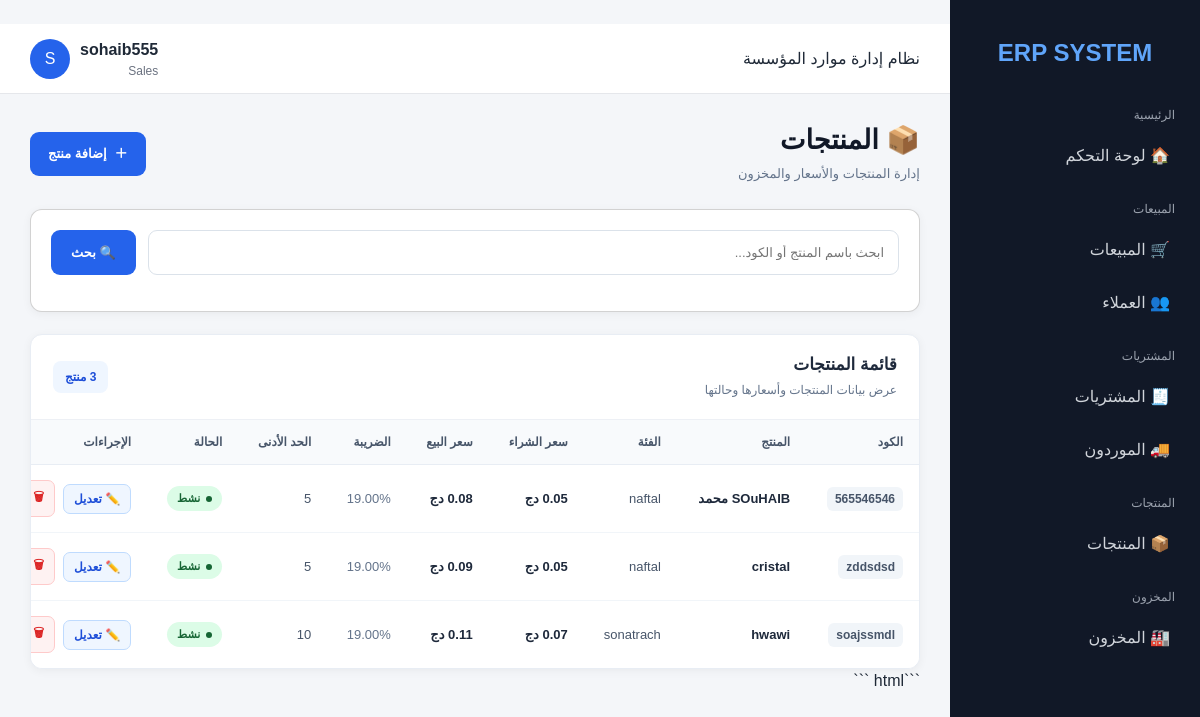
The app's page /products/ (signed in) with its own data.
### accounts/models.py (models this page shows, shortened)
class User(AbstractUser):
    class Role(models.TextChoices):
        ADMIN = "ADMIN", "Administrator"
        MANAGER = "MANAGER", "Manager"
        ACCOUNTANT = "ACCOUNTANT", "Accountant"
        SALES = "SALES", "Sales"
        WAREHOUSE = "WAREHOUSE", "Warehouse"
    role = models.CharField(
        max_length=20,
        choices=Role.choices,
        default=Role.SALES,
    )
    phone = models.CharField(
        max_length=30,
        blank=True,
    )

### products/models.py (models this page shows, shortened)
class Product(models.Model):
    code = models.CharField(
        max_length=50,
        unique=True,
        verbose_name="كود المنتج"
    )
    name = models.CharField(
        max_length=200,
        verbose_name="اسم المنتج"
    )
    category = models.ForeignKey(
        Category,
        on_delete=models.PROTECT,
        related_name="products",
        verbose_name="الفئة"
    )
    description = models.TextField(
        blank=True,
        verbose_name="الوصف"
    )
    purchase_price = models.DecimalField(
        max_digits=12,
        decimal_places=2,
        default=0,
        verbose_name="سعر الشراء"
    )
    selling_price = models.DecimalField(
        max_digits=12,
        decimal_places=2,
        default=0,
        verbose_name="سعر البيع"
    )
    tax_rate = models.DecimalField(
        max_digits=5,
        decimal_places=2,
        default=19,
        verbose_name="نسبة الضريبة %"
    )
    minimum_stock = models.PositiveIntegerField(
        default=5,
        verbose_name="الحد الأدنى للمخزون"
    )
    is_active = models.BooleanField(
        default=True,
        verbose_name="نشط"
    )
    created_at = models.DateTimeField(
        auto_now_add=True
    )
    updated_at = models.DateTimeField(
        auto_now=True
    )
    stock_quantity = models.PositiveIntegerField(
    default=0,
    verbose_name="الكمية المتوفرة")
    class Meta:
        verbose_name = "منتج"
        verbose_name_plural = "المنتجات"
        ordering = ["name"]

class Category(models.Model):
    name = models.CharField(
        max_length=100,
        unique=True,
        verbose_name="اسم الفئة"
    )
    description = models.TextField(
        blank=True,
        verbose_name="الوصف"
    )
    is_active = models.BooleanField(
        default=True,
        verbose_name="نشطة"
    )
    created_at = models.DateTimeField(
        auto_now_add=True
    )
    updated_at = models.DateTimeField(
        auto_now=True
    )
    class Meta:
        verbose_name = "فئة"
        verbose_name_plural = "الفئات"
        ordering = ["name"]

### products/views.py (the view)
# urls.py: path("", views.product_list, name="list"),
@login_required
@permission_required(
    "products.view_product",
    raise_exception=True,
)
def product_list(request):
    products = Product.objects.select_related(
        "category"
    ).all()
    search = request.GET.get("search", "").strip()
    if search:
        products = products.filter(
            Q(name__icontains=search) |
            Q(code__icontains=search)
        )
    categories = Category.objects.filter(is_active=True)
    context = {
        "products": products,
        "categories": categories,
        "search": search,
    }
    return render(request, "products/list.html", context)

### templates/products/list.html (shortened to what this page needs)
{% extends "base.html" %}
{% block content %}
<div class="products-page">
    <div class="page-header">
        <div>
            <h1>📦 المنتجات</h1>
            <p>إدارة المنتجات والأسعار والمخزون</p>
        </div>
        <button
    type="button"
    class="products-add-btn"
    data-bs-toggle="modal"
    data-bs-target="#addProductModal"
    style="border: none; cursor: pointer; font-family: inherit;"
>
    <span>＋</span>
    إضافة منتج
</button>
    </div>
    <div class="card" style="padding: 20px; margin-bottom: 22px;">
        <form method="get" class="products-search">
            <input
                type="text"
                name="search"
                value="{{ search|default:'' }}"
                class="products-search-input"
                placeholder="ابحث باسم المنتج أو الكود..."
                aria-label="البحث عن منتج"
            >
            <button type="submit" class="products-search-btn">
                🔍 بحث
            </button>
        </form>
    </div>
    <div class="card products-table-card">
        <div class="products-table-header">
            <div>
                <h2>قائمة المنتجات</h2>
                <p>عرض بيانات المنتجات وأسعارها وحالتها</p>
            </div>
            <span class="products-count">
                {% with total=products|length %}
                    {{ total }} منتج
                {% endwith %}
            </span>
        </div>
        <div class="products-table-wrapper">
            <table class="products-table">
                <thead>
                    <tr>
                        <th>الكود</th>
                        <th>المنتج</th>
                        <th>الفئة</th>
                        <th>سعر الشراء</th>
                        <th>سعر البيع</th>
                        <th>الضريبة</th>
                        <th>الحد الأدنى</th>
                        <th>الحالة</th>
                        <th>الإجراءات</th>
                    </tr>
                </thead>
                <tbody>
                    {% for product in products %}
                        <tr>
                            <td>
                                <span class="product-code">
                                    {{ product.code|default:"—" }}
                                </span>
                            </td>
                            <td>
                                <span class="product-name">
                                    {{ product.name }}
                                </span>
                            </td>
                            <td>
                                {{ product.category.name|default:"بدون فئة" }}
                            </td>
                            <td>
                                <span class="product-price">
                                    {{ product.purchase_price|floatformat:2 }} دج
                                </span>
                            </td>
                            <td>
                                <span class="product-price">
                                    {{ product.selling_price|floatformat:2 }} دج
                                </span>
                            </td>
                            <td>
                                <span class="product-tax">
                                    {{ product.tax_rate }}%
                                </span>
                            </td>
                            <td>
                                {{ product.minimum_stock }}
                            </td>
                            <td>
                                {% if product.is_active %}
                                    <span class="product-status active">
                                        <span class="product-status-dot"></span>
                                        نشط
                                    </span>
                                {% else %}
                                    <span class="product-status inactive">
                                        <span class="product-status-dot"></span>
                                        غير نشط
                                    </span>
                                {% endif %}
                            </td>
                            <td>
                                <div class="product-actions">
                                    <a
                                        href="{% url 'products:edit' product.pk %}"
                                        class="product-action product-edit"
                                    >
                                        ✏️ تعديل
                                    </a>
                                    <form
                                        method="post"
                                        action="{% url 'products:delete' product.pk %}"
                                        class="product-delete-form"
                                        onsubmit="return confirm('هل أنت متأكد من حذف المنتج؟');"
                                    >
                                        <button
                                            type="submit"
                                            class="product-action product-delete"
                                        >
                                            🗑 حذف
                                        </button>
                                    </form>
                                </div>
                            </td>
                        </tr>
                    {% endfor %}
                </tbody>
            </table>
        </div>
    </div>
</div>
```
{% endblock %}

### templates/base.html (shortened to what this page needs)
<!DOCTYPE html>
<html lang="ar" dir="rtl">
<head>
    <link
        href="https://cdn.jsdelivr.net/npm/bootstrap@5.3.3/dist/css/bootstrap.rtl.min.css"
        rel="stylesheet">
</head>
<body>
<div class="layout">
    <aside class="sidebar">
        <div class="logo">
            ERP SYSTEM
        </div>
        <div class="menu">
            <div class="menu-title">الرئيسية</div>
            <a href="/">🏠 لوحة التحكم</a>
            {% if request.user.role == "ADMIN" or request.user.role == "MANAGER" or perms.sales.view_sale %}
                <div class="menu-title">المبيعات</div>
                <a href="/sales/">🛒 المبيعات</a>
            {% endif %}
            {% if request.user.role == "ADMIN" or request.user.role == "MANAGER" or perms.customers.view_customer %}
                <a href="/customers/">👥 العملاء</a>
            {% endif %}
            {% if request.user.role == "ADMIN" or request.user.role == "MANAGER" or perms.purchases.view_purchase %}
                <div class="menu-title">المشتريات</div>
                <a href="/purchases/">🧾 المشتريات</a>
            {% endif %}
            {% if request.user.role == "ADMIN" or request.user.role == "MANAGER" or perms.suppliers.view_supplier %}
                <a href="/suppliers/">🚚 الموردون</a>
            {% endif %}
            {% if request.user.role == "ADMIN" or request.user.role == "MANAGER" or perms.products.view_product %}
                <div class="menu-title">المنتجات</div>
                <a href="/products/">📦 المنتجات</a>
            {% endif %}
            {% if request.user.role == "ADMIN" or request.user.role == "MANAGER" or perms.inventory.view_stock %}
                <div class="menu-title">المخزون</div>
                <a href="/inventory/">🏭 المخزون</a>
            {% endif %}
        </div>
    </aside>
    <main class="main">
        <header class="topbar">
            <div>
                نظام إدارة موارد المؤسسة
            </div>
            <div class="user">
                {% if request.user.is_authenticated %}
                    <div>
                        <strong>{{ request.user.username }}</strong>
                        <div style="font-size: 12px; color: #6b7280;">
                            {{ request.user.get_role_display }}
                        </div>
                    </div>
                    <div class="avatar">
                        {{ request.user.username|first|upper }}
                    </div>
                {% endif %}
            </div>
        </header>
        <section class="content">
            {% block content %}
            {% endblock %}
        </section>
    </main>
</div>
</body>
</html>

### templates/base.html (style rules this page uses)
* { box-sizing: border-box; }
body { margin: 0; font-family: Tahoma, Arial, sans-serif; background: #f4f6f9; color: #1f2937; }
.layout { display: flex; min-height: 100vh; }
.sidebar { width: 250px; background: #111827; color: white; padding: 20px 15px; position: fixed; right: 0; top: 0; bottom: 0; overflow-y: auto; z-index: 100; }
.logo { font-size: 24px; font-weight: bold; text-align: center; padding: 15px; margin-bottom: 20px; color: #60a5fa; }
.menu-title { font-size: 12px; color: #9ca3af; margin: 20px 10px 8px; }
.menu a { display: block; padding: 12px 15px; margin-bottom: 5px; border-radius: 8px; color: #d1d5db; text-decoration: none; transition: .2s; }
.main { margin-right: 250px; width: calc(100% - 250px); min-width: 0; }
.topbar { min-height: 70px; background: white; display: flex; align-items: center; justify-content: space-between; gap: 15px; padding: 12px 30px; border-bottom: 1px solid #e5e7eb; }
.user { display: flex; align-items: center; gap: 10px; }
.avatar { width: 40px; height: 40px; flex-shrink: 0; border-radius: 50%; background: #2563eb; color: white; display: flex; align-items: center; justify-content: center; }
.content { padding: 30px; min-width: 0; }
.content .card { background: white; border-radius: 12px; box-shadow: 0 2px 10px rgba(0, 0, 0, .05); }
.content table { width: 100%; border-collapse: collapse; background: white; }
.content th, .content td { padding: 15px; border-bottom: 1px solid #eee; text-align: right; }
.content th { background: #f8fafc; color: #475569; }

### records on screen
User: user.username "sohaib555", user.role "Sales", user.username|first "S"
Product: code "565546546", name "SOuHAIB محمد", category.name "naftal", purchase_price "0.05", selling_price "0.08", tax_rate "19.00", minimum_stock "5", is_active True (drawn)
Product: code "zddsdsd", name "cristal", category.name "naftal", purchase_price "0.05", selling_price "0.09", tax_rate "19.00", minimum_stock "5", is_active True (drawn)
Product: code "soajssmdl", name "hwawi", category.name "sonatrach", purchase_price "0.07", selling_price "0.11", tax_rate "19.00", minimum_stock "10", is_active True (drawn)
